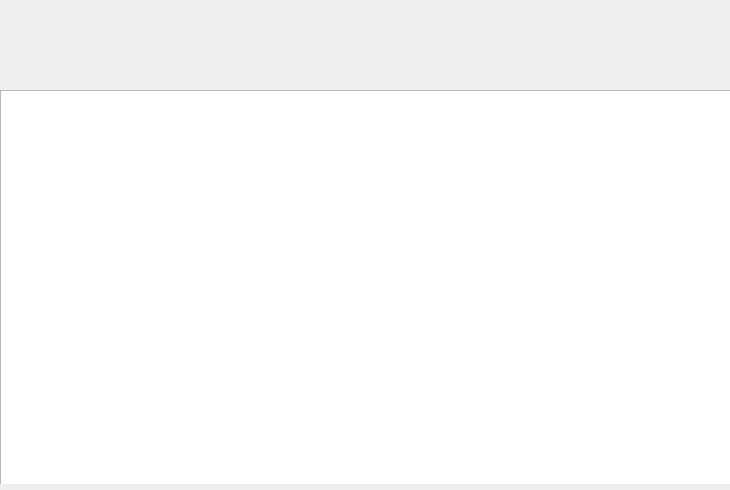
<?xml version="1.0" encoding="UTF-8"?>
<ui version="4.0">
 <class>MListWidget</class>
 <widget class="QWidget" name="MListWidget">
  <property name="geometry">
   <rect>
    <x>0</x>
    <y>0</y>
    <width>730</width>
    <height>490</height>
   </rect>
  </property>
  <property name="windowTitle">
   <string>Form</string>
  </property>
  <widget class="Dtk::Widget::DFrame" name="btnDfrm">
   <property name="geometry">
    <rect>
     <x>0</x>
     <y>0</y>
     <width>730</width>
     <height>45</height>
    </rect>
   </property>
  </widget>
  <widget class="QWidget" name="widget" native="true">
   <property name="geometry">
    <rect>
     <x>0</x>
     <y>44</y>
     <width>731</width>
     <height>440</height>
    </rect>
   </property>
   <widget class="Dtk::Widget::DFrame" name="colDfm">
    <property name="geometry">
     <rect>
      <x>0</x>
      <y>6</y>
      <width>731</width>
      <height>45</height>
     </rect>
    </property>
   </widget>
   <widget class="QListWidget" name="listWdg">
    <property name="geometry">
     <rect>
      <x>0</x>
      <y>46</y>
      <width>731</width>
      <height>411</height>
     </rect>
    </property>
   </widget>
  </widget>
 </widget>
 <customwidgets>
  <customwidget>
   <class>Dtk::Widget::DFrame</class>
   <extends>QFrame</extends>
   <header>DFrame</header>
  </customwidget>
 </customwidgets>
 <resources/>
 <connections/>
</ui>
